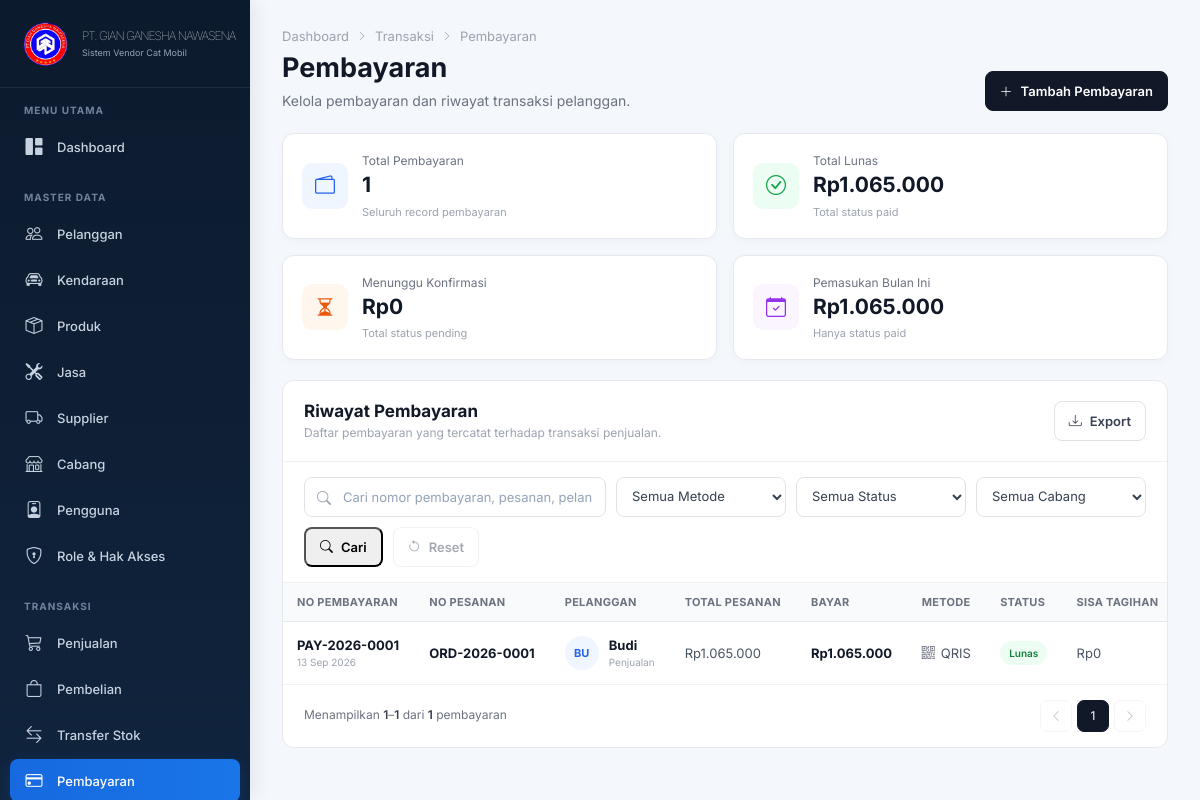
Screenshot of /admin/payments/index.php (signed in) with the database file from the repository.
### tables this page shows
CREATE TABLE `payments` (
  `id` bigint UNSIGNED NOT NULL,
  `order_id` bigint UNSIGNED NOT NULL,
  `payment_number` varchar(50) NOT NULL,
  `payment_date` datetime NOT NULL DEFAULT CURRENT_TIMESTAMP,
  `amount` decimal(15,2) NOT NULL DEFAULT '0.00',
  `payment_method` enum('cash','transfer','qris','edc','other') NOT NULL,
  `status` enum('pending','paid','cancelled') NOT NULL DEFAULT 'paid',
  `received_by` bigint UNSIGNED NOT NULL
);

CREATE TABLE `orders` (
  `id` bigint UNSIGNED NOT NULL,
  `order_number` varchar(50) NOT NULL,
  `cabang_id` bigint UNSIGNED NOT NULL,
  `customer_id` bigint UNSIGNED NOT NULL,
  `vehicle_id` bigint UNSIGNED NOT NULL,
  `order_date` datetime NOT NULL DEFAULT CURRENT_TIMESTAMP,
  `subtotal` decimal(15,2) NOT NULL DEFAULT '0.00',
  `discount` decimal(15,2) NOT NULL DEFAULT '0.00',
  `tax` decimal(15,2) NOT NULL DEFAULT '0.00',
  `grand_total` decimal(15,2) NOT NULL DEFAULT '0.00',
  `status` enum('draft','pending','processing','completed','cancelled') NOT NULL DEFAULT 'draft',
  `created_by` bigint UNSIGNED NOT NULL
);

CREATE TABLE `customers` (
  `id` bigint UNSIGNED NOT NULL,
  `cabang_id` bigint UNSIGNED NOT NULL,
  `name` varchar(100) NOT NULL,
  `customer_type` enum('Penjualan','Produksi') NOT NULL DEFAULT 'Produksi',
  `phone` varchar(30) DEFAULT NULL,
  `email` varchar(150) DEFAULT NULL,
  `address` text,
  `created_at` timestamp NOT NULL DEFAULT CURRENT_TIMESTAMP,
  `status` enum('active','inactive') NOT NULL DEFAULT 'active'
);

### admin/payments/index.php (the view, shortened to what the rows shown need)
<?php
require_once __DIR__ . '/../../config/config.php';
function h($value): string
{
    return htmlspecialchars((string)$value, ENT_QUOTES, 'UTF-8');
}
function money(float $value): string
{
    return 'Rp' . number_format($value, 0, ',', '.');
}
function payment_method_label(string $method): string
{
    return match ($method) {
        'cash' => 'Cash',
        'transfer' => 'Transfer',
        'qris' => 'QRIS',
        'edc' => 'EDC',
        'other' => 'Lainnya',
        default => ucwords(str_replace(['_', '-'], ' ', $method)),
    };
}
function payment_status_label(string $status): string
{
    return match ($status) {
        'pending' => 'Menunggu',
        'paid' => 'Lunas',
        'cancelled', 'canceled' => 'Dibatalkan',
        default => ucwords(str_replace(['_', '-'], ' ', $status)),
    };
}
function payment_status_class(string $status): string
{
    return match ($status) {
        'pending' => 'warning',
        'paid' => 'success',
        'cancelled', 'canceled' => 'danger',
        default => 'neutral',
    };
}
function payment_method_icon(string $method): string
{
    return match ($method) {
        'cash' => 'bi-cash',
        'transfer' => 'bi-bank',
        'qris' => 'bi-qr-code',
        'edc' => 'bi-credit-card',
        'other' => 'bi-three-dots',
        default => 'bi-wallet2',
    };
}
$page = max(1, (int)($_GET['page'] ?? 1));
$perPage = 5;
$where = [];
$whereSql = $where ? 'WHERE ' . implode(' AND ', $where) : '';
$offset = ($page - 1) * $perPage;
$listSql = "SELECT
                p.id,
                p.order_id,
                p.payment_number,
                p.payment_date,
                p.amount,
                p.payment_method,
                p.status,
                p.received_by,
                o.order_number,
                o.grand_total AS order_grand_total,
                o.status AS order_status,
                c.name AS customer_name,
                c.customer_type,
                cb.code AS cabang_code,
                cb.name AS cabang_name,
                u.name AS receiver_name,
                COALESCE((
                    SELECT SUM(pp.amount)
                    FROM payments pp
                    WHERE pp.order_id = p.order_id
                      AND pp.status = 'paid'
                ), 0) AS paid_total
            FROM payments p
            INNER JOIN orders o ON o.id = p.order_id
            LEFT JOIN customers c ON c.id = o.customer_id
            LEFT JOIN cabangs cb ON cb.id = o.cabang_id
            LEFT JOIN users u ON u.id = p.received_by
            $whereSql
            ORDER BY p.id DESC
            LIMIT :limit OFFSET :offset";
$listStmt = $pdo->prepare($listSql);
$listStmt->bindValue(':limit', $perPage, PDO::PARAM_INT);
$listStmt->bindValue(':offset', $offset, PDO::PARAM_INT);
$listStmt->execute();
$payments = $listStmt->fetchAll();
$totalPayments = (int)$pdo->query("SELECT COUNT(*) FROM payments")->fetchColumn();
$totalPaid = (float)$pdo->query(
    "SELECT COALESCE(SUM(amount), 0)
     FROM payments
     WHERE status = 'paid'"
)->fetchColumn();
$totalPending = (float)$pdo->query(
    "SELECT COALESCE(SUM(amount), 0)
     FROM payments
     WHERE status = 'pending'"
)->fetchColumn();
$monthPaid = (float)$pdo->query(
    "SELECT COALESCE(SUM(amount), 0)
     FROM payments
     WHERE status = 'paid'
       AND YEAR(payment_date) = YEAR(CURDATE())
       AND MONTH(payment_date) = MONTH(CURDATE())"
)->fetchColumn();
?>
<!DOCTYPE html>
<html lang="id">
<head>
    <link rel="stylesheet" href="https://cdn.jsdelivr.net/npm/bootstrap-icons@1.11.3/font/bootstrap-icons.min.css">
    <link rel="stylesheet" href="../../assets/css/admin.css?v=20260907">
    <link rel="stylesheet" href="style.css?v=20260913-payment-db">
</head>
<body class="payments-page">
<main class="main">
    <div class="page-container">
        <div class="page-header">
            <div>
                <h1>Pembayaran</h1>
            </div>
        </div>
        <section class="stats-grid">
            <div class="stat-card">
                <div>
                    <h2><?= number_format($totalPayments, 0, ',', '.') ?></h2>
                </div>
            </div>
            <div class="stat-card">
                <div>
                    <h2><?= h(money($totalPaid)) ?></h2>
                </div>
            </div>
            <div class="stat-card">
                <div>
                    <h2><?= h(money($totalPending)) ?></h2>
                </div>
            </div>
            <div class="stat-card">
                <div>
                    <h2><?= h(money($monthPaid)) ?></h2>
                </div>
            </div>
        </section>
        <section class="table-card">
            <div class="table-responsive">
                <table class="payment-table">
                    <thead>
                    <tr>
                        <th>No Pembayaran</th>
                        <th>No Pesanan</th>
                        <th>Pelanggan</th>
                        <th>Total Pesanan</th>
                        <th>Bayar</th>
                        <th>Metode</th>
                        <th>Status</th>
                        <th>Sisa Tagihan</th>
                    </tr>
                    </thead>
                    <tbody>
                    <?php if (!$payments): ?>
                        <tr>
                            <td colspan="10">
                                <div class="payment-empty">
                                    <i class="bi bi-credit-card-2-front"></i>
                                    <strong>Data pembayaran tidak ditemukan</strong>
                                    <span>Belum ada data yang sesuai dengan pencarian atau filter.</span>
                                </div>
                            </td>
                        </tr>
                    <?php else: ?>
                        <?php foreach ($payments as $payment): ?>
                            <?php
                                $paidTotal = (float)$payment['paid_total'];
                                $remaining = max(0, (float)$payment['order_grand_total'] - $paidTotal);
                            ?>
                            <tr>
                                <td>
                                    <span class="payment-code"><?= h($payment['payment_number']) ?></span>
                                    <small><?= h(date('d M Y', strtotime($payment['payment_date']))) ?></small>
                                </td>
                                <td>
                                    <strong><?= h($payment['order_number']) ?></strong>
                                </td>
                                <td>
                                    <div class="customer">
                                        <div class="avatar"><?= h(strtoupper(substr(trim($payment['customer_name'] ?: '-'), 0, 2))) ?></div>
                                        <div>
                                            <strong><?= h($payment['customer_name'] ?: '-') ?></strong>
                                            <small><?= h($payment['customer_type'] ?: '-') ?></small>
                                        </div>
                                    </div>
                                </td>
                                <td><?= h(money((float)$payment['order_grand_total'])) ?></td>
                                <td><strong class="amount-paid"><?= h(money((float)$payment['amount'])) ?></strong></td>
                                <td>
                                    <span class="method">
                                        <i class="bi <?= h(payment_method_icon((string)$payment['payment_method'])) ?>"></i>
                                        <?= h(payment_method_label((string)$payment['payment_method'])) ?>
                                    </span>
                                </td>
                                <td>
                                    <span class="badge <?= h(payment_status_class((string)$payment['status'])) ?>">
                                        <?= h(payment_status_label((string)$payment['status'])) ?>
                                    </span>
                                </td>
                                <td><?= h(money($remaining)) ?></td>
                            </tr>
                        <?php endforeach; ?>
                    <?php endif; ?>
                    </tbody>
                </table>
            </div>
        </section>
    </div>
</main>
</body>
</html>

### rows the page displays
payments: payment_number "PAY-2026-0001", payment_date "13 Sep 2026", order.order_number "ORD-2026-0001", customers.name "BU", customers.name "Budi", customers.customer_type "Penjualan", order.grand_total "Rp1.065.000", amount "Rp1.065.000", payment_method "QRIS", status "Lunas", remaining "Rp0"

### other values shown
$companyName "PT. GIAN GANESHA NAWASENA"
$companyTagline "Sistem Vendor Cat Mobil"
$totalPayments "1"
money($totalPaid) "Rp1.065.000"
money($totalPending) "Rp0"
money($monthPaid) "Rp1.065.000"
$from "1"
$to "1"
$totalFiltered "1"
